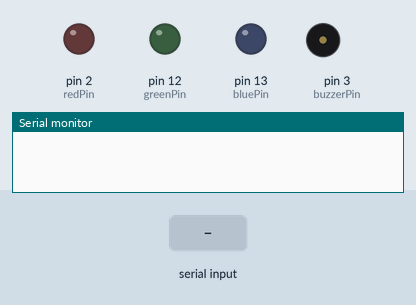
Recording of a sketch running on a simulated Arduino Uno, built with avr-gcc and run on an emulated ATmega328P. Shown: output pins drawn as LEDs (lit = HIGH), buzzer (waves = sounding, pin HIGH), the last lines printed to the serial monitor. The test bench sets the inputs (shaded band).

Above: at 1.2 s.
1.3 s: "90,45\n" received over Serial
At 1.7 s:
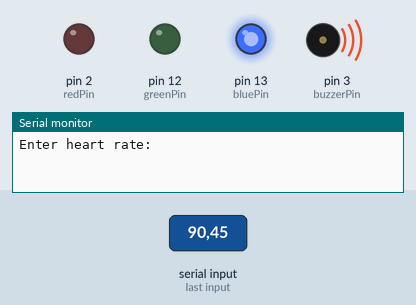
At 2.2 s:
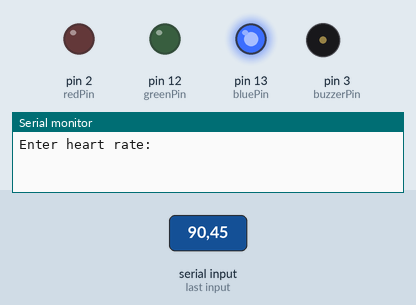
Timing chart, 0 to 4.3 s (numbered marks = the images above; inputs shaded):
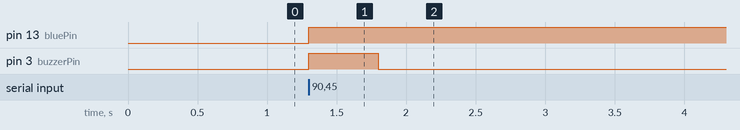

Measured:
- after the input at 1.3 s, pin 13 (bluePin): LOW → HIGH at once; pin 3 (buzzerPin): LOW → HIGH at once, → LOW 0.50 s later

The sketch:

keyboard_input_everything.ino
```cpp
// const int buzzerPin = 3;
// const int bluePin = 3; //11
// const int greenPin = 12; //12
// const int redPin = 13; // 13

const int buzzerPin = 3;
int redPin= 2;
int greenPin = 12;
int bluePin = 13;

// TO DO: remove (consts for testing)
int userAge = 100;
int restingHR = 20;

int prevZone = 0;

void setup()
{
  Serial.begin(115200);
  pinMode(redPin, OUTPUT);
  pinMode(greenPin, OUTPUT);
  pinMode(bluePin, OUTPUT);
  pinMode(buzzerPin, OUTPUT);

  // Serial.println("Enter heart rate number:");
}

void loop()
{
  if (Serial.available() > 0)
  {
    Serial.println("Enter heart rate:");
    int hr = readFromHeartRateSensor();
    int zone = getCurrentZone(hr);
    if (zone != prevZone)
    {
      setZoneColour(zone);
      buzz();
    }
    prevZone = zone;
  }
}

/* ---------- Zone Calculation ---------- */
int getMaxHeartRate(int age)
{
  return (int)(208 - 0.7 * age);
}

// TODO: Replace this with actual sensor reading logic @tali @olivia
int readFromHeartRateSensor()
{
  String input = Serial.readStringUntil('\n');
  return input.toInt();
}

// Calculate HRR and determine current zone using Karvonen
int getCurrentZone(int heartRate)
{
  int maxHR = getMaxHeartRate(userAge);
  int HRR = maxHR - restingHR;

  float zones[][2] = {
      {0.50, 0.60}, // Zone 1
      {0.60, 0.70}, // Zone 2
      {0.70, 0.80}, // Zone 3
      {0.80, 0.90}, // Zone 4
      {0.90, 1.00}  // Zone 5
  };

  for (int i = 0; i < 5; i++)
  {
    int lowerBound = restingHR + HRR * zones[i][0];
    int upperBound = restingHR + HRR * zones[i][1];

    if (heartRate >= lowerBound && heartRate < upperBound)
    {
      return i + 1; // zones are 1-indexed
    }
  }

  return 0; // No zone matched
}

/* ---------- Zone Colours ---------- */

void setZoneColour(int zone)
{
  switch (zone)
  {
  case 1:
    setColor(170, 0, 255); // Yellow
    break;
  case 2:
    setColor(0, 0, 255); // Green
    break;
  case 3:
    setColor(0, 255, 0); // Blue
    break;
  case 4:
    setColor(255, 155, 0); // Purple
    break;
  case 5:
    setColor(255, 0, 0); // Red
    break;
    // default:
    //   setColor(255, 255, 255); // White
    //   break;
  }
}

void setColor(int redValue, int greenValue, int blueValue)
{
  analogWrite(redPin, redValue);
  analogWrite(greenPin, greenValue);
  analogWrite(bluePin, blueValue);
}

/* ---------- Buzz and LCD Display ---------- */
// void setLEDDisplay() // TODO @tali @olivia
void buzz()
{
  digitalWrite(buzzerPin, HIGH); // Turn buzzer ON
  delay(500);                    // Wait for 0.5 seconds
  digitalWrite(buzzerPin, LOW);  // Turn buzzer OFF
}
```
